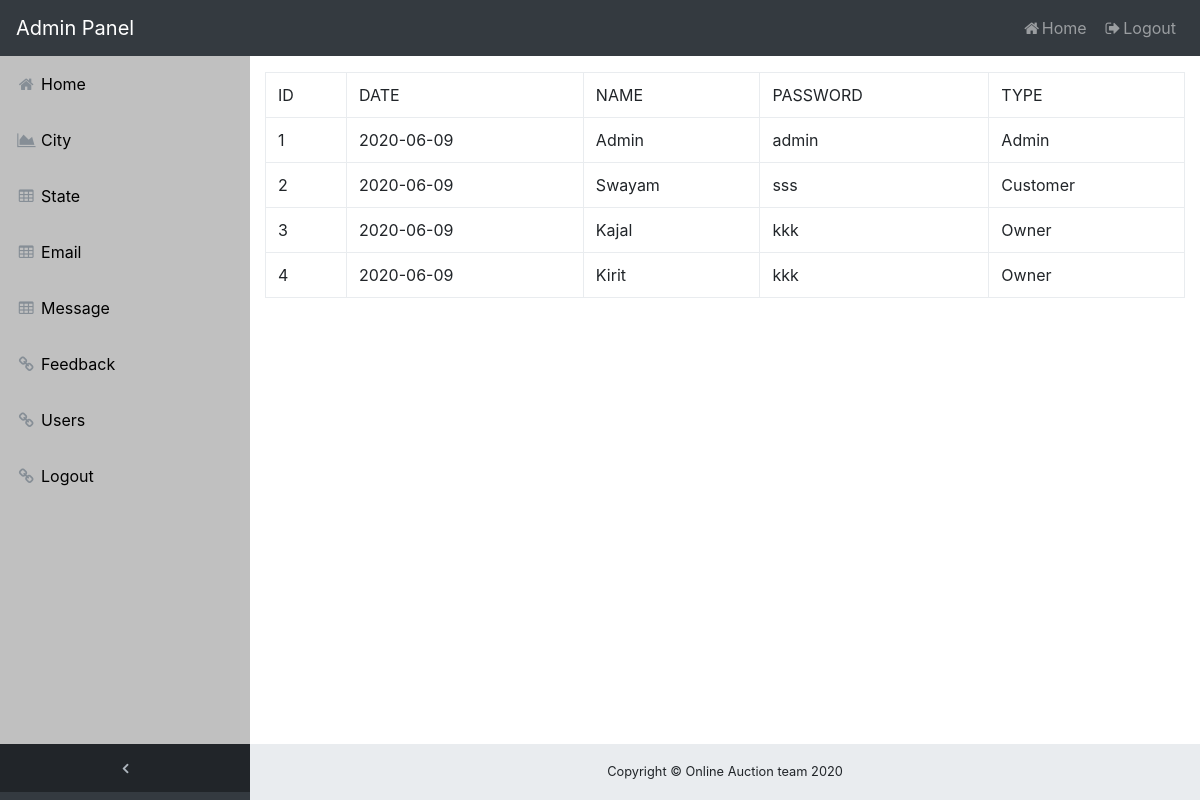
Screenshot of /Admin/registerdata.php with the database file from the repository.
### tables this page shows
CREATE TABLE IF NOT EXISTS `register` (
  `regid` int(5) NOT NULL,
  `regdate` date NOT NULL,
  `username` varchar(20) NOT NULL,
  `password` varchar(10) NOT NULL,
  `usertype` varchar(15) NOT NULL,
  `contactno` varchar(15) NOT NULL,
  `emailid` varchar(50) NOT NULL,
  PRIMARY KEY (`regid`)
);

### class/dataclass.php (called while the page is built, shortened)
<?php
  class DataClass
  {
      public $conn;
     public function __construct()
	 {
	  $this->conn=mysqli_connect("localhost","root","","onlineauction");
	 }
	  public function getTable($query)
	  {
        $tb=mysqli_query($this->conn,$query);
		return $tb;
	  }
  }
?>

### Admin/registerdata.php (the view, shortened to what this page needs)
<HTML>
  <HEAD>
   <?php
     include("csslink.php");
     include("../class/DataClass.php");
      $dc=new DataClass();
   ?>
  </HEAD>
  <BODY class="fixed-nav sticky-footer bg-dark" id="page-top">
  <?php
 include("navbar.php");
?>
    <div class="content-wrapper">
    <div class="container-fluid">
        <div class="row">
		<div class="col-xl-12">
     <?php
	   $query="select * from register";
	   $tb=$dc->getTable($query);
	   echo("<table class='table table-bordered'>");
	   echo("<tr>");
	   echo("<td>ID</td><td>DATE</td><td>NAME</td><td>PASSWORD</td><td>TYPE</td>");
	   echo("<tr>");
	   while($rw=mysqli_fetch_array($tb))
	   {
		 echo("<tr>");
         echo("<td>".$rw['regid']."</td>");
		 echo("<td>".$rw['regdate']."</td>");
		 echo("<td>".$rw['username']."</td>");
		 echo("<td>".$rw['password']."</td>");
		 echo("<td>".$rw['usertype']."</td>");
		 echo("</tr>");
	   }
	   echo("</table>");
	 ?>
		</div>
		</div>
	</div>
	<?php
 include("footer.php");
?>
</div>
</BODY>
</HTML>

### Admin/css/sb-admin.css (style rules this page uses)
html { position: relative; min-height: 100%; }
body { overflow-x: hidden; }
body.sticky-footer { margin-bottom: 56px; }
body.sticky-footer .content-wrapper { min-height: calc(100vh - 56px - 56px); }
body.fixed-nav { padding-top: 56px; }
.content-wrapper { min-height: calc(100vh - 56px); padding-top: 1rem; }
.content-wrapper { overflow-x: hidden; background: white; }
@media (min-width: 992px) { .content-wrapper { margin-left: 250px; } }

### rows the page displays
register: regid "1", regdate "2020-06-09", username "Admin", password "admin", usertype "Admin"
register: regid "2", regdate "2020-06-09", username "Swayam", password "sss", usertype "Customer"
register: regid "3", regdate "2020-06-09", username "Kajal", password "kkk", usertype "Owner"
register: regid "4", regdate "2020-06-09", username "Kirit", password "kkk", usertype "Owner"
